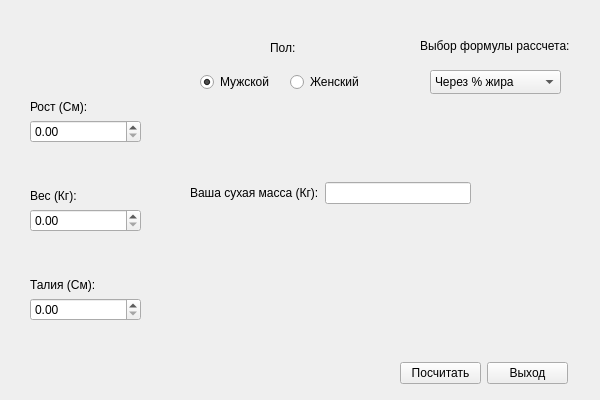
<?xml version="1.0" encoding="UTF-8"?>
<ui version="4.0">
 <class>Widget</class>
 <widget class="QWidget" name="Widget">
  <property name="geometry">
   <rect>
    <x>0</x>
    <y>0</y>
    <width>600</width>
    <height>400</height>
   </rect>
  </property>
  <property name="minimumSize">
   <size>
    <width>600</width>
    <height>400</height>
   </size>
  </property>
  <property name="maximumSize">
   <size>
    <width>600</width>
    <height>400</height>
   </size>
  </property>
  <property name="windowTitle">
   <string>Калькулятор сухого веса</string>
  </property>
  <widget class="QLabel" name="label">
   <property name="geometry">
    <rect>
     <x>270</x>
     <y>40</y>
     <width>49</width>
     <height>16</height>
    </rect>
   </property>
   <property name="text">
    <string>Пол:</string>
   </property>
  </widget>
  <widget class="QWidget" name="layoutWidget">
   <property name="geometry">
    <rect>
     <x>400</x>
     <y>360</y>
     <width>168</width>
     <height>26</height>
    </rect>
   </property>
   <layout class="QHBoxLayout" name="horizontalLayout">
    <item>
     <widget class="QPushButton" name="Button_Count">
      <property name="text">
       <string>Посчитать</string>
      </property>
     </widget>
    </item>
    <item>
     <widget class="QPushButton" name="pushButton_Exit">
      <property name="text">
       <string>Выход</string>
      </property>
     </widget>
    </item>
   </layout>
  </widget>
  <widget class="QWidget" name="layoutWidget">
   <property name="geometry">
    <rect>
     <x>30</x>
     <y>60</y>
     <width>111</width>
     <height>261</height>
    </rect>
   </property>
   <layout class="QVBoxLayout" name="verticalLayout_4">
    <item>
     <layout class="QVBoxLayout" name="verticalLayout_3">
      <item>
       <widget class="QLabel" name="label_Height">
        <property name="text">
         <string>Рост (См):</string>
        </property>
        <property name="alignment">
         <set>Qt::AlignBottom|Qt::AlignLeading|Qt::AlignLeft</set>
        </property>
       </widget>
      </item>
      <item>
       <widget class="QDoubleSpinBox" name="doubleSpinBox_Height">
        <property name="maximum">
         <double>300.000000000000000</double>
        </property>
       </widget>
      </item>
     </layout>
    </item>
    <item>
     <layout class="QVBoxLayout" name="verticalLayout_2">
      <item>
       <widget class="QLabel" name="label_Weight">
        <property name="text">
         <string>Вес (Кг):</string>
        </property>
        <property name="alignment">
         <set>Qt::AlignBottom|Qt::AlignLeading|Qt::AlignLeft</set>
        </property>
       </widget>
      </item>
      <item>
       <widget class="QDoubleSpinBox" name="doubleSpinBox_Weight">
        <property name="decimals">
         <number>2</number>
        </property>
        <property name="maximum">
         <double>500.000000000000000</double>
        </property>
       </widget>
      </item>
     </layout>
    </item>
    <item>
     <layout class="QVBoxLayout" name="verticalLayout">
      <item>
       <widget class="QLabel" name="label_Tal">
        <property name="text">
         <string>Талия (См):</string>
        </property>
        <property name="alignment">
         <set>Qt::AlignBottom|Qt::AlignLeading|Qt::AlignLeft</set>
        </property>
       </widget>
      </item>
      <item>
       <widget class="QDoubleSpinBox" name="doubleSpinBox_Tal">
        <property name="decimals">
         <number>2</number>
        </property>
        <property name="maximum">
         <double>200.000000000000000</double>
        </property>
       </widget>
      </item>
     </layout>
    </item>
   </layout>
  </widget>
  <widget class="QWidget" name="layoutWidget">
   <property name="geometry">
    <rect>
     <x>190</x>
     <y>180</y>
     <width>281</width>
     <height>26</height>
    </rect>
   </property>
   <layout class="QHBoxLayout" name="horizontalLayout_2">
    <item>
     <widget class="QLabel" name="label_SM">
      <property name="text">
       <string>Ваша сухая масса (Кг):</string>
      </property>
     </widget>
    </item>
    <item>
     <widget class="QLineEdit" name="lineEdit">
      <property name="readOnly">
       <bool>true</bool>
      </property>
     </widget>
    </item>
   </layout>
  </widget>
  <widget class="QWidget" name="layoutWidget">
   <property name="geometry">
    <rect>
     <x>200</x>
     <y>70</y>
     <width>174</width>
     <height>24</height>
    </rect>
   </property>
   <layout class="QHBoxLayout" name="horizontalLayout_3">
    <item>
     <widget class="QRadioButton" name="radioButton_M">
      <property name="styleSheet">
       <string notr="true">color: rgb(0, 0, 0);</string>
      </property>
      <property name="text">
       <string>Мужской</string>
      </property>
      <property name="checked">
       <bool>true</bool>
      </property>
     </widget>
    </item>
    <item>
     <widget class="QRadioButton" name="radioButton_F">
      <property name="styleSheet">
       <string notr="true">color: rgb(0, 0, 0);</string>
      </property>
      <property name="text">
       <string>Женский</string>
      </property>
     </widget>
    </item>
   </layout>
  </widget>
  <widget class="QComboBox" name="comboBox">
   <property name="geometry">
    <rect>
     <x>430</x>
     <y>70</y>
     <width>131</width>
     <height>24</height>
    </rect>
   </property>
   <property name="editable">
    <bool>false</bool>
   </property>
   <item>
    <property name="text">
     <string>Через % жира</string>
    </property>
   </item>
   <item>
    <property name="text">
     <string>Формула Бура</string>
    </property>
   </item>
   <item>
    <property name="text">
     <string>Формула Хьюма</string>
    </property>
   </item>
   <item>
    <property name="text">
     <string>Среднее значение</string>
    </property>
   </item>
  </widget>
  <widget class="QLabel" name="label_2">
   <property name="geometry">
    <rect>
     <x>420</x>
     <y>30</y>
     <width>151</width>
     <height>31</height>
    </rect>
   </property>
   <property name="text">
    <string>Выбор формулы рассчета:</string>
   </property>
  </widget>
 </widget>
 <resources/>
 <connections/>
</ui>
